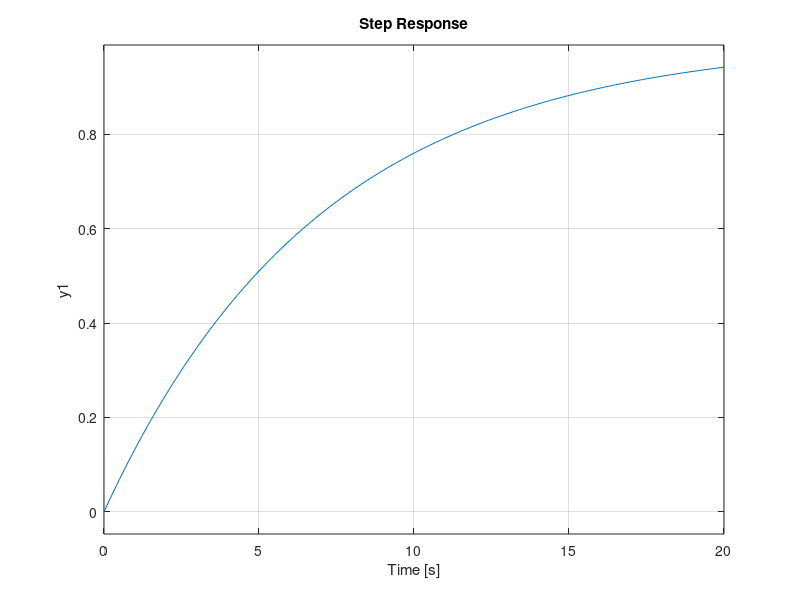

MATLAB code for this plot:
% Clear
clear
clc
close all

%% First Order System
% G(s) = 1 / (7s+1)

a = 1;

b = 7;
c = 1;

G_num = [a];
G_den = [b c];
G = tf(G_num,G_den)

% step response
step(G,0:0.1:20)